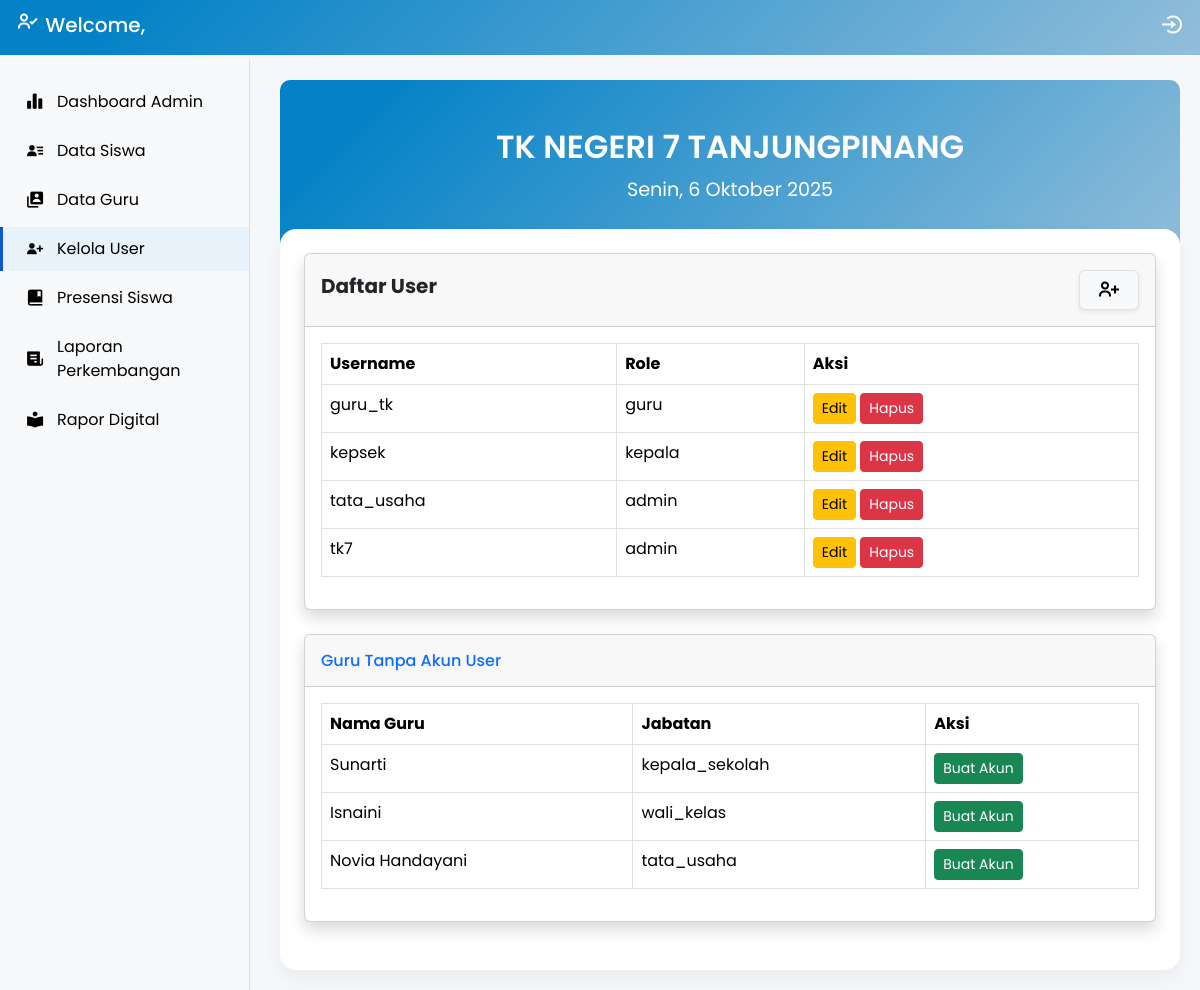
/manage-users/ (signed in), run on the app's committed database.
### main/models.py (models this page shows, shortened)
class Profile(models.Model):
    ROLE_CHOICES = (
        ('admin', 'Admin'),
        ('guru', 'Guru'),
        ('kepala', 'Kepala Sekolah'),
    )
    user = models.OneToOneField(User, on_delete=models.CASCADE)
    role = models.CharField(max_length=20, choices=ROLE_CHOICES)

class Guru(models.Model):
    JABATAN_CHOICES = [
        ('kepala_sekolah', 'Kepala Sekolah'),
        ('tata_usaha', 'Tata Usaha'),
        ('wali_kelas', 'Wali Kelas'),
        ('guru', 'Guru'),
        ('pengawas_tk', 'Pengawas TK'),
        ('komite_sekolah', 'Komite Sekolah'),
    ]
    nama = models.CharField(max_length=100)
    nip = models.CharField(max_length=50, unique=True, blank=True, null=True)
    jabatan = models.CharField(max_length=20, choices=JABATAN_CHOICES)
    tempat_lahir = models.CharField(max_length=100)
    tanggal_lahir = models.DateField()
    tanggal_masuk = models.DateField()
    alamat = models.TextField()
    no_telp = models.CharField(max_length=20)
    foto = models.ImageField(upload_to=guru_upload_path, blank=True, null=True)
    tahun_ajaran = models.ForeignKey(TahunAjaran, on_delete=models.SET_NULL, null=True, blank=True)
    user = models.OneToOneField(User, on_delete=models.SET_NULL, null=True, blank=True)

### main/views.py (the view)
# urls.py: path('manage-users/', views.manage_users, name='manage_users'),
@login_required
def manage_users(request):
    if request.user.profile.role != 'admin':
        messages.error(request, "Anda tidak memiliki akses ke halaman ini.")
        return redirect('admin_dashboard') # Atau halaman lain yang sesuai
    users = User.objects.all().order_by('username')
    gurus_without_user = Guru.objects.filter(user__isnull=True)
    if request.method == 'POST':
        form = UserCreationForm(request.POST)
        if form.is_valid():
            user = form.save(commit=False)
            user.save()
            guru_id = request.POST.get('guru_id')
            if guru_id:
                guru = get_object_or_404(Guru, id=guru_id)
                guru.user = user
                guru.save()
                Profile.objects.update_or_create(user=user, defaults={'role': 'guru'})
                messages.success(request, f"User '{user.username}' berhasil dibuat dan dikaitkan dengan guru {guru.nama}.")
            else:
                Profile.objects.update_or_create(user=user, defaults={'role': 'guru'})
                messages.success(request, f"User '{user.username}' berhasil dibuat.")
            return redirect('manage_users')
        else:
            messages.error(request, "Terjadi kesalahan saat membuat user baru.")
            for field, errors in form.errors.items():
                for error in errors:
                    messages.error(request, f"{field}: {error}")
    else:
        form = UserCreationForm()
    context = {
        'users': users,
        'gurus_without_user': gurus_without_user,
        'form': form,
    }
    return render(request, 'manage_users.html', context)

### templates/manage_users.html (shortened to what this page needs)
{% extends 'base.html' %}
{% load crispy_forms_tags %}
{% block content %}
<div class="form-wrapper"
     style="background-color: white; padding: 1.5rem; border-radius: 1rem; box-shadow: 0 8px 20px rgba(0, 0, 0, 0.05);
            margin-top: -4rem; max-width: 950px; margin-left: auto; margin-right: auto; position: relative;">
    <div class="card shadow mb-4">
        <div class="card-header py-3 d-flex justify-content-between align-items-center">
           <h5 class="fw-bold">Daftar User</h5>
            <button type="button" class="btn btn-light border shadow-sm d-flex align-items-center justify-content-center"
                    style="width: 60px; height: 40px;"
                    data-bs-toggle="modal" data-bs-target="#addUserModal" title="Tambah User Baru">
                <i class="bx bx-user-plus fs-4"></i>
            </button>
        </div>
        <div class="card-body">
            <div class="table-responsive">
                <table class="table table-bordered" id="dataTable" width="100%" cellspacing="0">
                    <thead>
                        <tr>
                            <th>Username</th>
                            <th>Role</th>
                            <th>Aksi</th>
                        </tr>
                    </thead>
                    <tbody>
                        {% for user_obj in users %}
                        <tr>
                            <td>{{ user_obj.username }}</td>
                            <td>{{ user_obj.profile.role }}</td>
                            <td>
                                <a href="{% url 'user_edit' user_obj.id %}" class="btn btn-sm btn-warning">Edit</a>
                                <button type="button" class="btn btn-sm btn-danger delete-user-btn" data-bs-toggle="modal" data-bs-target="#deleteUserModal" data-user-id="{{ user_obj.id }}" data-username="{{ user_obj.username }}">Hapus</button>
                            </td>
                        </tr>
                        {% endfor %}
                    </tbody>
                </table>
            </div>
        </div>
    </div>
    <div class="card shadow mb-4">
        <div class="card-header py-3">
            <h6 class="m-0 font-weight-bold text-primary">Guru Tanpa Akun User</h6>
        </div>
        <div class="card-body">
            <div class="table-responsive">
                <table class="table table-bordered" width="100%" cellspacing="0">
                    <thead>
                        <tr>
                            <th>Nama Guru</th>
                            <th>Jabatan</th>
                            <th>Aksi</th>
                        </tr>
                    </thead>
                    <tbody>
                        {% for guru in gurus_without_user %}
                        <tr>
                            <td>{{ guru.nama }}</td>
                            <td>{{ guru.jabatan }}</td>
                            <td>
                                <a href="{% url 'create_user_for_guru' guru.id %}" class="btn btn-sm btn-success">Buat Akun</a>
                            </td>
                        </tr>
                        {% empty %}
                        <tr>
                            <td colspan="3">Semua guru sudah memiliki akun user.</td>
                        </tr>
                        {% endfor %}
                    </tbody>
                </table>
            </div>
        </div>
    </div>
</div>
{% endblock content %}

### templates/base.html (shortened to what this page needs)
<!DOCTYPE html>
<html lang="id">
<head>
    <link rel="stylesheet" href="https://cdn.jsdelivr.net/npm/bootstrap@5.3.2/dist/css/bootstrap.min.css">
    <link rel="stylesheet" href="https://cdn.jsdelivr.net/npm/bootstrap-icons@1.10.5/font/bootstrap-icons.css">
    <link rel="stylesheet" href="https://cdnjs.cloudflare.com/ajax/libs/font-awesome/6.4.0/css/all.min.css">
    <link rel="stylesheet" href="https://cdn.jsdelivr.net/npm/boxicons@latest/css/boxicons.min.css">
    <link rel="stylesheet" href="https://cdn.jsdelivr.net/npm/bootstrap-icons@1.11.1/font/bootstrap-icons.css">
    <link rel="stylesheet"
        href="https://cdnjs.cloudflare.com/ajax/libs/bootstrap-datepicker/1.9.0/css/bootstrap-datepicker.min.css">
</head>
<body>
    {% if not is_pdf %}
    <div class="sidebar">
        {% if request.user.profile.role == 'admin' %}
        <a href="{% url 'admin_dashboard' %}"
            class="{% if request.resolver_match.url_name == 'admin_dashboard' %}active{% endif %}">
            <i class='bx bxs-bar-chart-alt-2'></i> Dashboard Admin
        </a>
        <a href="{% url 'data_siswa' %}"
            class="{% if request.resolver_match.url_name == 'data_siswa' %}active{% endif %}">
            <i class='bx bxs-user-detail'></i> Data Siswa
        </a>
        <a href="{% url 'data_guru' %}"
            class="{% if request.resolver_match.url_name == 'data_guru' %}active{% endif %}">
            <i class='bx bxs-user-account'></i> Data Guru
        </a>
        <a href="{% url 'manage_users' %}"
            class="{% if request.resolver_match.url_name == 'manage_users' %}active{% endif %}">
            <i class='bx bxs-user-plus'></i> Kelola User
        </a>
        <a href="{% url 'absensi' %}" class="{% if request.resolver_match.url_name == 'absensi' %}active{% endif %}">
            <i class='bx bxs-book-bookmark'></i> Presensi Siswa
        </a>
        <a href="{% url 'laporan_perkembangan' %}"
            class="{% if request.resolver_match.url_name == 'laporan_perkembangan' %}active{% endif %}">
            <i class='bx bxs-receipt'></i> Laporan Perkembangan
        </a>
        <a href="{% url 'raport_digital' %}"
            class="{% if request.resolver_match.url_name == 'raport_digital' %}active{% endif %}">
            <i class='bx bxs-book-reader'></i> Rapor Digital
        </a>
        {% endif %}
    </div>
    {% endif %}
    <div class="content-wrapper" {% if is_pdf %}style="margin-left: 0 !important; margin-top: 0 !important; height: auto !important; overflow: visible !important;"{% endif %}>
        {% if not is_pdf %}
        <div class="mb-4">
            <div style="background: linear-gradient(135deg, #0382c7 10%, #92beda 100%);
                color: #fff; padding: 3rem 1rem; text-align: center; border-radius: 10px;" class="hero">
                <h1 style="font-size: 2rem; font-weight: 600;">TK NEGERI 7 TANJUNGPINANG</h1>
                <p style="font-size: 1.2rem; margin-top: 10px;">{{ hari_tanggal }}</p>
            </div>
        </div>
        {% endif %}
        {% if not is_pdf %}
        <nav class="navbar-custom">
            <h5>
                <i class='bx bx-user-check' style="font-size: 1.5rem;"></i> Welcome,
            </h5>
            <a href="{% url 'logout' %}" class="logout-btn" title="Logout">
                <i class="bx bx-log-in-circle" style="font-size: 1.5rem;"></i>
            </a>
        </nav>
        {% endif %}
        <div class="content">
            {% block content %}
            {% endblock %}
        </div>
    </div>
</body>
</html>

### templates/base.html (style rules this page uses)
body { font-family: 'Poppins', sans-serif; background-color: #f5f7fa; color: #333; margin: 0; padding: 0; }
.navbar-custom { position: fixed; top: 0; left: 0; right: 0; height: 55px; background: linear-gradient(135deg, #0382c7 10%, #92beda 100%); color: white; padding: 0 1rem; display: flex; justify-content: space-between; align-items: center; z-index: 1100; }
.sidebar { position: fixed; top: 60px; left: 0; width: 250px; height: calc(100vh - 60px); background: #f8f9fa; color: #000; padding-top: 20px; border-right: 1px solid #ddd; overflow-y: auto; z-index: 1050; display: flex; flex-direction: column; }
.sidebar a { display: flex; align-items: center; padding: 10px 20px; color: #000; text-decoration: none; transition: all 0.2s ease; border-left: 3px solid transparent; border-radius: 0 4px 4px 0; gap: 10px; font-weight: 400; margin-bottom: 5px; }
.sidebar a.active { background: #e8f2fa; color: black; border-left: 3px solid #0a58ca; }
.sidebar a i { font-size: 1.2rem; min-width: 24px; text-align: center; }
.content-wrapper { margin-top: 60px; margin-left: 260px; padding: 20px; height: calc(100vh - 60px); overflow-y: auto; display: flex; flex-direction: column; }
.logout-btn i { font-size: 21px; color: #fff; }

### data on the page
Guru: nama "Sunarti", jabatan "kepala_sekolah"
Guru: nama "Isnaini", jabatan "wali_kelas"
Guru: nama "Novia Handayani", jabatan "tata_usaha"

### other printed values
{{ user_obj.username }} "guru_tk"
{{ user_obj.profile.role }} "guru"
{{ user_obj.username }} "kepsek"
{{ user_obj.profile.role }} "kepala"
{{ user_obj.username }} "tata_usaha"
{{ user_obj.profile.role }} "admin"
{{ user_obj.username }} "tk7"
